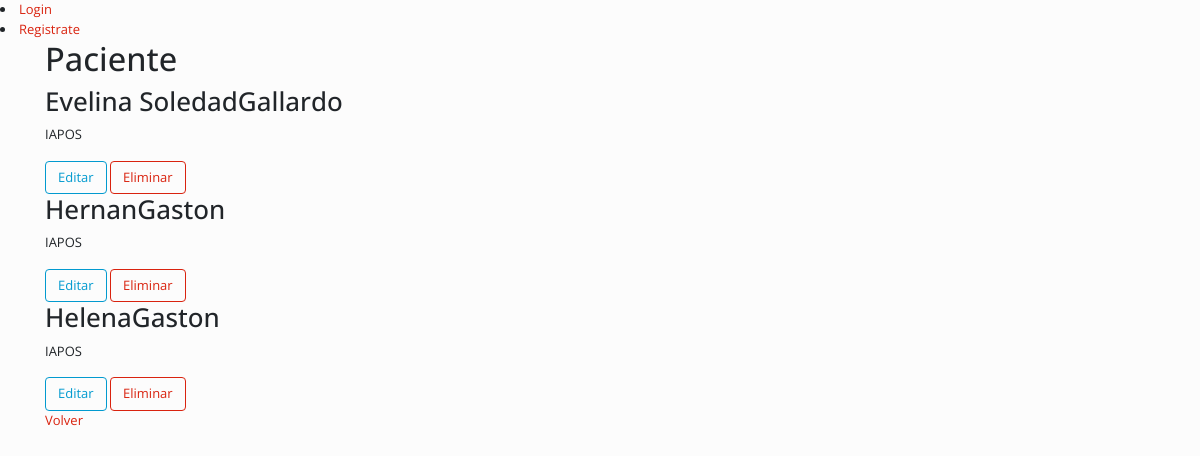
Page /psicologia/pacientes/ on the committed database.
### psicologia/models.py (models this page shows, shortened)
class Paciente(models.Model):
	nombre = models.CharField(max_length=50)
	apellido = models.CharField(max_length=50)
	obra_social = models.ForeignKey('ObraSocial', on_delete=models.PROTECT)
	edad = models.IntegerField()
	telefono = models.IntegerField()
	dni = models.IntegerField()
	historia = models.ForeignKey('Historia', on_delete=models.PROTECT)
	medicacion = models.TextField()
	diagnostico = models.TextField()
	inicio_tratamiento = models.DateField()
	class Meta:
		ordering = ["apellido"]
		verbose_name_plural = "Pacientes"

class ObraSocial(models.Model):
	nombre = models.CharField(max_length=70)
	class Meta:
		ordering = ["nombre"]
		verbose_name_plural = "Obras Sociales"
	def __str__(self):
		return '{}'.format(self.nombre)

### psicologia/views.py (the view)
# urls.py: url(r'^pacientes/editarpaciente/(?P<id_paciente>\d+)/$', paciente_edit, name='paciente_editar'),
def pacientes(request):
	sesion = SesionTerapeutica.objects.all()
	paciente = Paciente.objects.all()
	autorizacion = Autorizacion.objects.all()
	d = dict(sesion=sesion, paciente=paciente, autorizacion=autorizacion)
	return render(request, "pacientes.html", d)

### psicologia/templates/pacientes.html
{%  extends 'index_psicologia.html' %}
{% block content %}
	<h1>Paciente</h1>
		{% if paciente %}
		{% for s in paciente %}
			<div>
				<h2>{{s.nombre}}{{s.apellido}}</h2>
				<p>{{s.obra_social}}</p>
				<a class="btn btn-outline-info" href="editarpaciente/{{ s.id }}" title="">Editar</a>
				<a class="btn btn-outline-primary" href="eliminarpaciente/{{ s.id }}" title="">Eliminar</a>
			</div>
		{% endfor %}
		{% else %}
			<p>No hay pacientes para mostrar</p>
		{% endif %}
		<a href="http://localhost/psicologia/" title="">Volver</a>
{% endblock %}

### rows in the picture
Paciente: nombre "Evelina Soledad", apellido "Gallardo", obra_social "IAPOS"
Paciente: nombre "Hernan", apellido "Gaston", obra_social "IAPOS"
Paciente: nombre "Helena", apellido "Gaston", obra_social "IAPOS"
